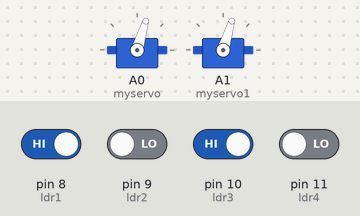
This sketch was run on a simulated Arduino Uno, built with avr-gcc and run on an emulated ATmega328P. On the bench: 2 × servo. The inputs (shaded band) are chosen by the test bench; at power-on: pin 8 (ldr1), pin 10 (ldr3) HIGH, pin 9 (ldr2), pin 11 (ldr4) LOW.

Above: at 1.29 s.
1.3 s: pin 8 (ldr1) driven LOW
At 2.41 s:
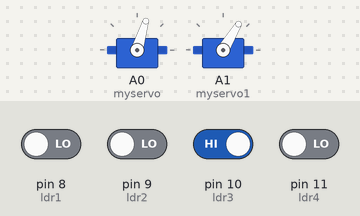
4.3 s: pin 9 (ldr2) driven HIGH
At 4.33 s:
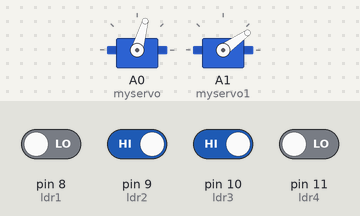
7.3 s: pin 9 (ldr2) driven LOW
At 7.3 s:
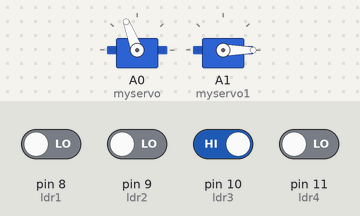
8.8 s: pin 8 (ldr1) driven HIGH
At 9.7 s:
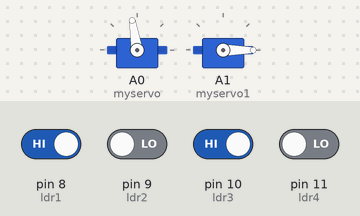
11.8 s: pin 8 (ldr1) driven LOW and pin 9 (ldr2) driven HIGH
14.8 s: pin 10 (ldr3) driven LOW and pin 11 (ldr4) driven HIGH
At 15.72 s:
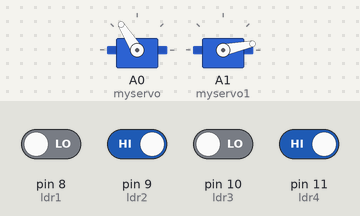
Timing chart, 0 to 21.1 s (numbered marks = the images above; inputs shaded):
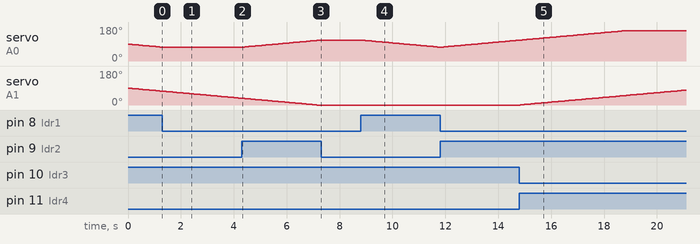

Measured:
- after the input at 1.3 s, servo on A0 (myservo): stays 73° (without the input it goes to 72° after 0.06 s)
- after the input at 4.3 s, servo on A0 (myservo): moves from 73° to 111° over 3.0 s, starting at once
- after the input at 7.3 s, servo on A0 (myservo): stays 111° (without the input it goes to 112° after 0.07 s)
- after the input at 8.8 s, servo on A0 (myservo): moves from 111° to 73° over 3.0 s, starting at once
- after the input at 14.8 s, servo on A1 (myservo1): moves from 0° to 79° over 6.3 s, starting at once

The sketch:

dual-axis_tracker_code.ino
```cpp
#include <Servo.h>
Servo myservo;  // create servo object to control a servo
Servo myservo1;  // create servo object to control a servo
// twelve servo objects can be created on most boards


int ldr1 = 8;
int ldr2 = 9;

int ldr3 = 10;
int ldr4 = 11;


int pos = 0;    // variable to store the servo position


void setup()
{
  myservo.attach(A0);  // attaches the servo on pin 9 to the servo object
  myservo1.attach(A1);

  pinMode(ldr1, INPUT);
  pinMode(ldr2, INPUT);

  pinMode(ldr3, INPUT);
  pinMode(ldr4, INPUT);

  myservo.write(90);
}

int x_axis=90;
int y_axis=90;
void loop()
{
  if(digitalRead(ldr1) == LOW && digitalRead(ldr2) == HIGH)
    {
     x_axis++;
     if(x_axis >= 160)
       {
         x_axis=160;
       }

      myservo.write(x_axis);
    }
  if(digitalRead(ldr1) == HIGH && digitalRead(ldr2) == LOW)
    {
     x_axis--;
     if(x_axis <= 20)
       {
         x_axis=20;
       }

      myservo.write(x_axis);
    }


 if(digitalRead(ldr3) == LOW && digitalRead(ldr4) == HIGH)
    {
     y_axis++;
     if(y_axis >= 180)
       {
         y_axis=180;
       }

      myservo1.write(y_axis);
    }
  if(digitalRead(ldr3) == HIGH && digitalRead(ldr4) == LOW)
    {
     y_axis--;
     if(y_axis <= 0)
       {
         y_axis=0;
       }

      myservo1.write(y_axis);
    }

  delay(80);
 }
```
